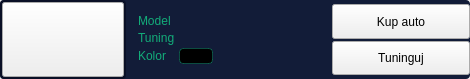
<?xml version="1.0" encoding="UTF-8"?>
<ui version="4.0">
 <class>PlayerCarWidget</class>
 <widget class="QWidget" name="PlayerCarWidget">
  <property name="geometry">
   <rect>
    <x>0</x>
    <y>0</y>
    <width>470</width>
    <height>79</height>
   </rect>
  </property>
  <property name="windowTitle">
   <string>Form</string>
  </property>
  <property name="styleSheet">
   <string notr="true">#carPlayerWidget {
	background-color: rgb(18, 28, 56);
	border-radius: 4px;
}

#frame {
	border-radius:4px;
	border: 2px solid rgb(10, 16, 38);
}

#frame:hover {
	border-radius:8px;
	border: 2px solid rgb(66, 198, 187);
}</string>
  </property>
  <layout class="QHBoxLayout" name="horizontalLayout">
   <property name="spacing">
    <number>0</number>
   </property>
   <property name="leftMargin">
    <number>0</number>
   </property>
   <property name="topMargin">
    <number>0</number>
   </property>
   <property name="rightMargin">
    <number>0</number>
   </property>
   <property name="bottomMargin">
    <number>0</number>
   </property>
   <item>
    <widget class="QWidget" name="carPlayerWidget" native="true">
     <layout class="QHBoxLayout" name="horizontalLayout_2" stretch="0,6,4">
      <property name="spacing">
       <number>0</number>
      </property>
      <property name="leftMargin">
       <number>0</number>
      </property>
      <property name="topMargin">
       <number>0</number>
      </property>
      <property name="rightMargin">
       <number>0</number>
      </property>
      <property name="bottomMargin">
       <number>0</number>
      </property>
      <item>
       <widget class="QFrame" name="frame">
        <property name="frameShape">
         <enum>QFrame::StyledPanel</enum>
        </property>
        <property name="frameShadow">
         <enum>QFrame::Raised</enum>
        </property>
        <layout class="QVBoxLayout" name="verticalLayout">
         <property name="spacing">
          <number>0</number>
         </property>
         <property name="leftMargin">
          <number>0</number>
         </property>
         <property name="topMargin">
          <number>0</number>
         </property>
         <property name="rightMargin">
          <number>0</number>
         </property>
         <property name="bottomMargin">
          <number>0</number>
         </property>
         <item>
          <widget class="QPushButton" name="carModelWidget">
           <property name="minimumSize">
            <size>
             <width>122</width>
             <height>75</height>
            </size>
           </property>
           <property name="maximumSize">
            <size>
             <width>122</width>
             <height>75</height>
            </size>
           </property>
           <property name="text">
            <string/>
           </property>
          </widget>
         </item>
        </layout>
       </widget>
      </item>
      <item alignment="Qt::AlignLeft|Qt::AlignVCenter">
       <widget class="QWidget" name="widget_2" native="true">
        <property name="styleSheet">
         <string notr="true">QLabel {
color: rgba(18, 172, 121, 255);
}</string>
        </property>
        <layout class="QFormLayout" name="formLayout">
         <property name="horizontalSpacing">
          <number>4</number>
         </property>
         <property name="verticalSpacing">
          <number>3</number>
         </property>
         <property name="leftMargin">
          <number>12</number>
         </property>
         <property name="topMargin">
          <number>4</number>
         </property>
         <property name="rightMargin">
          <number>4</number>
         </property>
         <property name="bottomMargin">
          <number>4</number>
         </property>
         <item row="0" column="0">
          <widget class="QLabel" name="label">
           <property name="text">
            <string>Model</string>
           </property>
          </widget>
         </item>
         <item row="0" column="1">
          <widget class="QLabel" name="modelLabel">
           <property name="text">
            <string/>
           </property>
          </widget>
         </item>
         <item row="1" column="0">
          <widget class="QLabel" name="label_3">
           <property name="text">
            <string>Tuning</string>
           </property>
          </widget>
         </item>
         <item row="2" column="0">
          <widget class="QLabel" name="label_5">
           <property name="text">
            <string>Kolor</string>
           </property>
          </widget>
         </item>
         <item row="2" column="1">
          <widget class="QPushButton" name="colorButton">
           <property name="styleSheet">
            <string notr="true">QPushButton {
	background-color: black;
	padding:0;
	margin:0;
	color:black;
	border-radius:4px;
	border:1px solid rgba(18, 172, 121, 100);
}
QPushButton:hover {
	border:1px solid rgba(18, 172, 121, 255);
}</string>
           </property>
           <property name="text">
            <string/>
           </property>
          </widget>
         </item>
         <item row="1" column="1">
          <widget class="QLabel" name="tuningLabel">
           <property name="text">
            <string/>
           </property>
          </widget>
         </item>
        </layout>
       </widget>
      </item>
      <item>
       <widget class="QWidget" name="widget_3" native="true">
        <layout class="QVBoxLayout" name="verticalLayout_2" stretch="0,0">
         <property name="spacing">
          <number>2</number>
         </property>
         <property name="leftMargin">
          <number>0</number>
         </property>
         <property name="topMargin">
          <number>4</number>
         </property>
         <property name="rightMargin">
          <number>0</number>
         </property>
         <property name="bottomMargin">
          <number>4</number>
         </property>
         <item>
          <widget class="QPushButton" name="buyCarBtn">
           <property name="sizePolicy">
            <sizepolicy hsizetype="Minimum" vsizetype="Minimum">
             <horstretch>0</horstretch>
             <verstretch>0</verstretch>
            </sizepolicy>
           </property>
           <property name="text">
            <string>Kup auto</string>
           </property>
          </widget>
         </item>
         <item>
          <widget class="QPushButton" name="tuningBtn">
           <property name="sizePolicy">
            <sizepolicy hsizetype="Minimum" vsizetype="Minimum">
             <horstretch>0</horstretch>
             <verstretch>0</verstretch>
            </sizepolicy>
           </property>
           <property name="styleSheet">
            <string notr="true"/>
           </property>
           <property name="text">
            <string>Tuninguj</string>
           </property>
          </widget>
         </item>
        </layout>
       </widget>
      </item>
     </layout>
    </widget>
   </item>
  </layout>
 </widget>
 <resources/>
 <connections/>
</ui>
